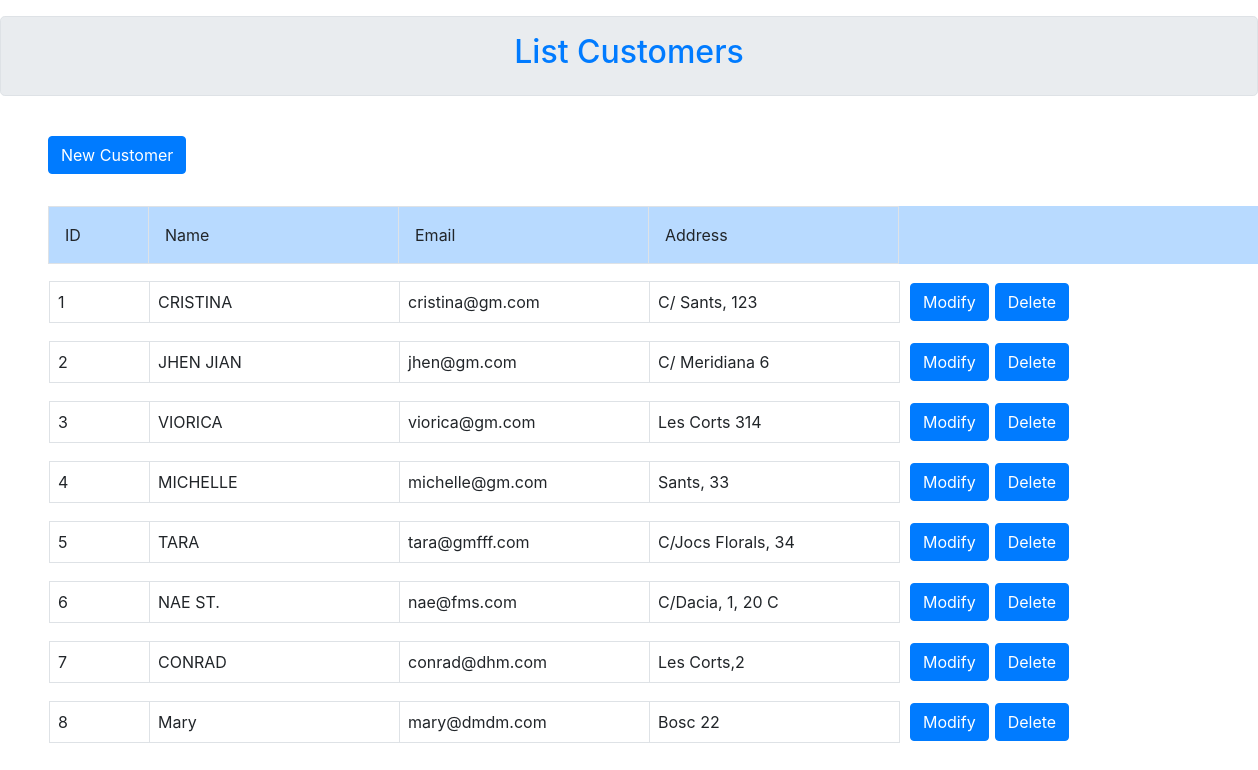
Screenshot of /list_customer.php with the database file from the repository.
### tables this page shows
CREATE TABLE `LIST_CUSTOMER` (
  `ID` int(11) NOT NULL,
  `NAME` varchar(50) NOT NULL,
  `PASSWORD` int(20) NOT NULL,
  `EMAIL` varchar(20) NOT NULL,
  `AGE` int(11) NOT NULL,
  `BIRTH_DATE` date NOT NULL,
  `ADDRESS` text NOT NULL,
  `ZIP_CODE` int(11) NOT NULL,
  `PROVINCE` varchar(20) NOT NULL,
  `GENDER` varchar(10) NOT NULL
);

### list_customer.php (the view, shortened to what this page needs)
<!DOCTYPE html>
<html lang="en">
<head>
    <link rel="stylesheet" href="https://stackpath.bootstrapcdn.com/bootstrap/4.5.2/css/bootstrap.min.css"
>
</head>
<body>
    <div class="jumbotron text-center p-3 my-3 border">
        <h2 class="text-primary">List Customers</h2>
    </div>
    <br>
    <form role="form" method="post" action="form_customer.php">
        <button name="id" type="submit" class="btn btn-primary ml-5 mb-4">New Customer</button>
    </form>
    <?php
    $conn=create_connection();
    $result =mysqli_query($conn, " SELECT*FROM LIST_CUSTOMER; ");
    if(!$result){
        echo "Error query:" . mysqli_error($conn);
    }else{?>
    <table class="table table-primary d-flex align-content-start my-2 ml-5 ">
        <tr>
            <td class="p-3 border" width="100">ID</td>
            <td class="p-3 border" width="250">Name</td>
            <td class="p-3 border" width="250">Email</td>
            <td class="p-3 border" width="250">Address</td>
        </tr>
    </table>
    <?php
  while($row=$result->fetch_assoc()){?>
    <table>
        <tr>
            <td>
                <table class="table d-flex justify-content-around my-2 pl-5 pr-2">
                    <tr>
                        <td class="p-2 border" width="100"><?php echo $row["ID"]?></td>
                        <td class="p-2 border" width="250"><?php echo $row["NAME"]?></td>
                        <td class="p-2 border" width="250"><?php echo $row["EMAIL"]?></td>
                        <td class="p-2 border" width="250"><?php echo $row["ADDRESS"]?></td>
                    </tr>
                </table>
            <td>
                <form method="post" action="form_customer.php">
                    <button name="action" value="modify" type="submit" class="btn btn-primary my-1">Modify</button>
                </form>
            </td>
            <td>
                <form method="post" action="form_customer.php">
                    <button name="action" value="delete" type="submit" class="btn btn-primary my-1 mx-1">Delete</button>
                </form>
            </td>
        </tr>
    </table>
    <?php
  }
}
?>
</body>
</html>

### rows the page displays
list_customer: ID "1", NAME "CRISTINA", EMAIL "cristina@gm.com", ADDRESS "C/ Sants, 123"
list_customer: ID "2", NAME "JHEN JIAN", EMAIL "jhen@gm.com", ADDRESS "C/ Meridiana 6"
list_customer: ID "3", NAME "VIORICA", EMAIL "viorica@gm.com", ADDRESS "Les Corts 314"
list_customer: ID "4", NAME "MICHELLE", EMAIL "michelle@gm.com", ADDRESS "Sants, 33"
list_customer: ID "5", NAME "TARA", EMAIL "tara@gmfff.com", ADDRESS "C/Jocs Florals, 34"
list_customer: ID "6", NAME "NAE ST.", EMAIL "nae@fms.com", ADDRESS "C/Dacia, 1, 20 C"
list_customer: ID "7", NAME "CONRAD", EMAIL "conrad@dhm.com", ADDRESS "Les Corts,2"
list_customer: ID "8", NAME "Mary", EMAIL "mary@dmdm.com", ADDRESS "Bosc 22"
